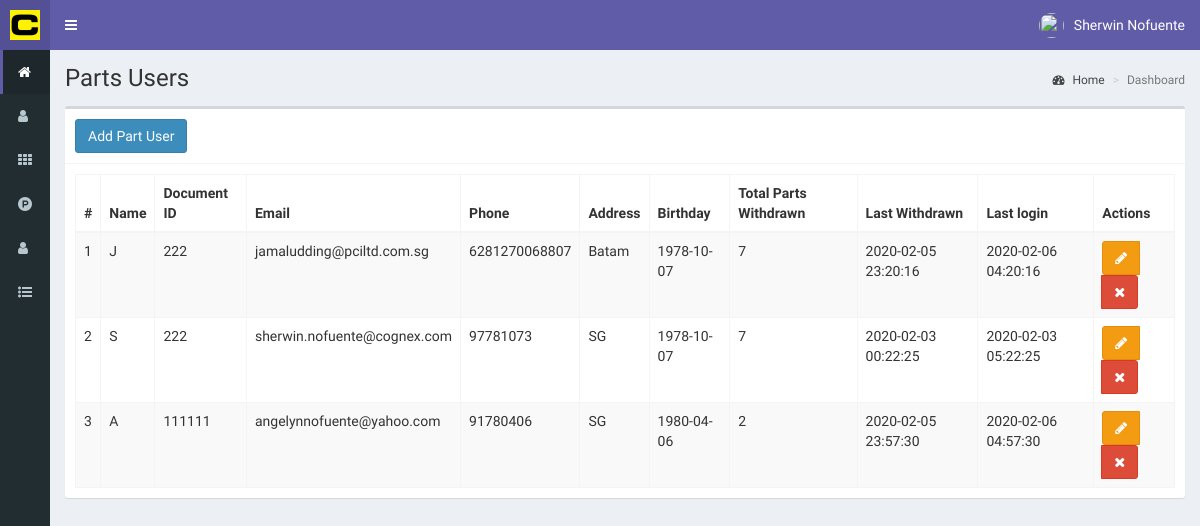
The page /partsUser (signed in) on the database its author committed.
### tables this page shows
CREATE TABLE `partsuser` (
  `id` int(11) NOT NULL,
  `name` text NOT NULL,
  `idDocument` int(11) NOT NULL,
  `email` text NOT NULL,
  `phone` text NOT NULL,
  `address` text NOT NULL,
  `birthdate` date NOT NULL,
  `partsWithdrawn` int(11) NOT NULL,
  `lastWithdrawn` datetime NOT NULL,
  `registerDate` timestamp NOT NULL DEFAULT current_timestamp() ON UPDATE current_timestamp()
);

### controllers/template.controller.php (called while the page is built)
<?php
class ControllerTemplate {
	 static public function ctrTemplate(){
	 	include "views/template.php";
	 }
}

### index.php (called while the page is built, shortened)
<?php
require_once "controllers/template.controller.php";
require_once "controllers/users.controller.php";
require_once "controllers/partsUser.controller.php";
require_once "controllers/withdrawal.controller.php";
require_once "models/partsUser.model.php";
$template = new ControllerTemplate();
$template -> ctrTemplate();

### controllers/partsUser.controller.php (called while the page is built, shortened)
<?php
class ControllerpartsUser{
	static public function ctrShowpartsUser($item, $value){
		$table = "partsUser";
		$answer = ModelpartsUser::mdlShowpartsUser($table, $item, $value);
		return $answer;
    }
}

### models/connection.php (called while the page is built)
<?php
class Connection {
	static public function connect(){
		$link = new PDO("mysql:host=localhost;dbname=spare", "root", "");
		$link -> exec("set names utf8");
		return $link;
	}
}

### models/partsUser.model.php (called while the page is built, shortened)
<?php
require_once "connection.php";
class ModelpartsUser{
	static public function mdlShowpartsUser($table, $item, $value){
		if($item != null){
			$stmt = Connection::connect()->prepare("SELECT * FROM $table WHERE $item = :$item");
			$stmt -> bindParam(":".$item, $value, PDO::PARAM_STR);
			$stmt -> execute();
			return $stmt -> fetch();
		}else{
			$stmt = Connection::connect()->prepare("SELECT * FROM $table");
			$stmt -> execute();
			return $stmt -> fetchAll();
		}
    }
}

### views/modules/partsUser.php (the view, shortened to what this page needs)
<div class="content-wrapper">
    <section class="content-header">
      <h1>
        Parts Users
      </h1>
      <ol class="breadcrumb">
        <li><a href="home"><i class="fa fa-dashboard"></i> Home</a></li>
        <li class="active">Dashboard</li>
      </ol>
    </section>
    <section class="content">
      <div class="box">
        <div class="box-header with-border">
            <button class="btn btn-primary" data-toggle="modal" data-target="#addPartsUser" >
              Add Part User
            </button>
        </div>
        <div class="box-body">
            <table class="table table-bordered table-striped dt-responsive tables" width="100%">
                <thead>
                    <tr>
                        <th style="width:10px">#</th>
                        <th>Name</th>
                        <th>Document ID</th>
                        <th>Email</th>
                        <th>Phone</th>
                        <th>Address</th>
                        <th>Birthday</th>
                        <th>Total Parts Withdrawn</th>
                        <th>Last Withdrawn</th>
                        <th>Last login</th>
                        <th>Actions</th>
                    </tr>
                </thead>
                  <tbody>
                  <?php
            $item = null;
            $valor = null;
            $partsUser = controllerpartsUser::ctrShowpartsUser($item, $valor);
            foreach ($partsUser as $key => $value) {
              echo '
                      <tr>
                        <td>'.($key+1).'</td>
                        <td>'.$value["name"].'</td>
                        <td>'.$value["idDocument"].'</td>
                        <td>'.$value["email"].'</td>
                        <td>'.$value["phone"].'</td>
                        <td>'.$value["address"].'</td>
                        <td>'.$value["birthdate"].'</td>
                        <td>'.$value["partsWithdrawn"].'</td>
                        <td>'.$value["lastWithdrawn"].'</td>
                        <td>'.$value["registerDate"].'</td>
                        <td>
                          <div class="btn-group">
                                <button class="btn btn-warning btnEditpartsUser" data-toggle="modal" data-target="#EditpartsUser" idpartsUser="'.$value["id"].'"><i class="fa fa-pencil"></i></button>';
                                if($_SESSION["profile"] =="Administrator"){
                                echo '<button class="btn btn-danger btnDeletepartsUser" idpartsUser="'.$value["id"].'"><i class="fa fa-times"></i></button>';
                                }
                         echo '</div>
                        </td>
                     </tr>';
              }
            ?>
                  </tbody>
            </table>
        </div>
      </div>
    </section>
  </div>

### rows shown on the page
partsuser: name "J", idDocument "222", email "jamaludding@pciltd.com.sg", phone "6281270068807", address "Batam", birthdate "1978-10-07", partsWithdrawn "7", lastWithdrawn "2020-02-05 23:20:16", registerDate "2020-02-06 04:20:16"
partsuser: name "S", idDocument "222", email "sherwin.nofuente@cognex.com", phone "97781073", address "SG", birthdate "1978-10-07", partsWithdrawn "7", lastWithdrawn "2020-02-03 00:22:25", registerDate "2020-02-03 05:22:25"
partsuser: name "A", idDocument "111111", email "angelynnofuente@yahoo.com", phone "91780406", address "SG", birthdate "1980-04-06", partsWithdrawn "2", lastWithdrawn "2020-02-05 23:57:30", registerDate "2020-02-06 04:57:30"

### other values the page prints
$_SESSION["name"] "Sherwin Nofuente"
